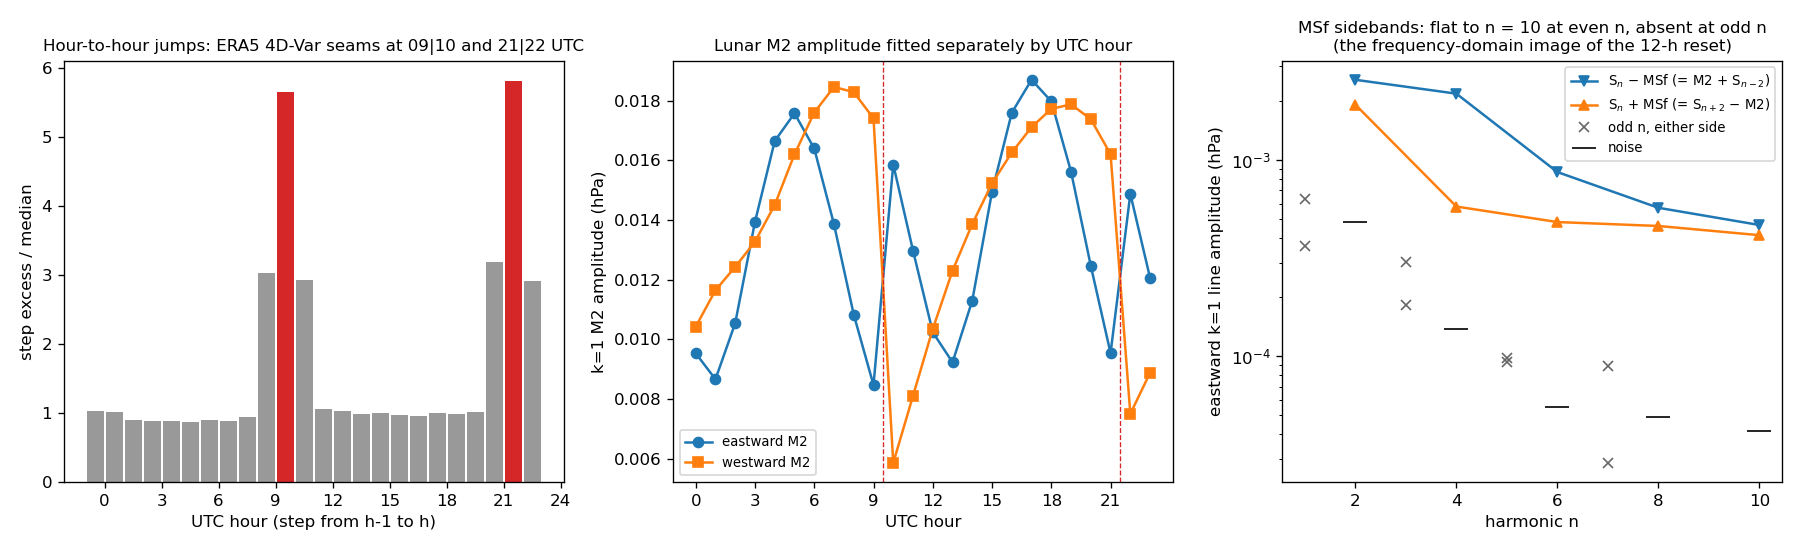

Source code (Python):
"""Are the even-harmonic lunar sidebands an ERA5 assimilation-window artifact?  (2026-10-26)
ERA5 runs 4D-Var in two 12-h windows, 09-21 and 21-09 UTC, and its forecast model has NO lunar gravitational forcing
(Sakazaki & Hamilton 2020, sec. 2a), so the lunar M2 tide enters only through the analysis increments.  Anything that
makes the analysed field depend on the position within the 12-h window multiplies the lunar signal by a 12-h periodic
function m(t): an eastward line A e^{-i w t} becomes sum_q B_q e^{-i (w + q) t}, q = 0, +/-2, +/-4 ... cpd, i.e. lines
at M2 + 2j = S_{2k} - MSf, and the westward M2 line becomes eastward lines at q - M2 = S_{2k} + MSf.  Only even
harmonics, and with a 14.77 d (MSf) spacing, not 13.66 d (Mf).

Tests, all on the eastward k=1 coefficient c(t) from wn1_spectrum.py (wn1_coef.npy, contiguous hourly):
  1. step excess by UTC hour: |d_h - (d_{h-1} + d_{h+1})/2| of the anomaly from the mean solar day; seams -> spikes
  2. M2 amplitude fitted separately at each UTC hour, eastward and westward: m(h)
  3. consistency check only: the Fourier coefficients B_q of the per-hour M2 amplitude reproduce the joint LS sideband
     amplitudes of sideband_test.py. This is an IDENTITY (splitting by hour of day and transforming over the 24 hours is
     the same as fitting the lines M2 + q), NOT an independent prediction. What is informative is the TIME-domain shape
     of m(h) in 2.: a 12-h sawtooth reset exactly at the 09|10 and 21|22 UTC seams is what puts sidebands out to n = 10.
Output  seam_test.png, seam_test.json"""
import json, os
import numpy as np
import matplotlib
matplotlib.use("Agg")
import matplotlib.pyplot as plt

HERE = os.path.dirname(os.path.abspath(__file__))
SR, HR = 1 / 27.321582, 1 / 365.242199
M2, MSF = 2 - 2 * SR + 2 * HR, 2 * SR - 2 * HR
D = np.load(os.path.join(HERE, "wn1_coef.npy")); t = D[:, 0]; c = D[:, 1] + 1j * D[:, 2]
assert (np.diff(t) == 1).all() and t[0] % 24 == 0, "needs a contiguous hourly record starting at 00 UTC"
hr = t.astype(int) % 24; td = (t - t[0]) / 24.0; c = c - c.mean()

# 1. step excess by UTC hour
day = np.array([c[hr == h].mean() for h in range(24)]); a = c - day[hr]; d = np.diff(a)
J = np.abs(d[1:-1] - 0.5 * (d[:-2] + d[2:])); into = hr[2:-1]
step = np.array([J[into == h].mean() for h in range(24)])              # step from hour h-1 into hour h

# 2. per-UTC-hour M2 amplitude (eastward: e^{-i w t}; westward: e^{+i w t}), both fitted together with the
#    neighbouring solar lines so the strong S2 does not leak in
def per_hour(sign):
    out = np.empty(24, complex)
    for h in range(24):
        m = hr == h; tt = td[m]
        X = np.column_stack([np.exp(sign * -2j * np.pi * M2 * tt), np.exp(sign * -2j * np.pi * (M2 - 2 * HR) * tt),
                             np.exp(sign * -2j * np.pi * (2 + 2 * HR) * tt), np.exp(sign * -2j * np.pi * (2 - 2 * HR) * tt), np.ones(m.sum())])
        out[h] = np.linalg.lstsq(X, c[m], rcond=None)[0][0]
    return out


aE, aW = per_hour(1), per_hour(-1)
hh = np.arange(24)
B = lambda a, q: np.mean(a * np.exp(2j * np.pi * q * hh / 24))       # a(h) = sum_q B_q e^{-i 2 pi q h/24}

S = json.load(open(os.path.join(HERE, "sideband_test.json")))["lines"]
rows = []
for k in range(1, 6):                                   # carriers S2..S10
    n = 2 * k
    lo_pred = 2 * abs(B(aE, n - 2))                      # eastward M2 shifted by q = n-2  ->  S_n - MSf
    up_pred = 2 * abs(B(aW, n + 2))                      # westward M2 at q - M2, q = n+2 ->  S_n + MSf
    lo, up = S[f"S{n}-MSf"], S[f"S{n}+MSf"]
    rows.append({"n": n, "lower_obs": lo["amp_hPa"], "lower_from_hourly": lo_pred, "lower_noise": lo["noise_hPa"],
                 "upper_obs": up["amp_hPa"], "upper_from_hourly": up_pred, "upper_noise": up["noise_hPa"]})
odd = [{"n": n, "lower_obs": S[f"S{n}-MSf"]["amp_hPa"], "lower_from_hourly": 2 * abs(B(aE, n - 2)),
        "upper_obs": S[f"S{n}+MSf"]["amp_hPa"], "upper_from_hourly": 2 * abs(B(aW, n + 2))} for n in (1, 3, 5, 7)]
print("step excess by UTC hour (x background):", " ".join(f"{h:02d}:{step[h] / np.median(step):.1f}" for h in range(24)))
print("eastward M2 |a(h)| hPa:", np.round(2 * np.abs(aE), 4)); print("westward M2 |a(h)| hPa:", np.round(2 * np.abs(aW), 4))
print("identity check (not a prediction): joint-LS sideband vs per-hour-fit Fourier coefficient")
print(" n   lower LS  hourly  (noise)  |  upper LS  hourly  (noise)")
for r in rows:
    print(f"{r['n']:2d}  {r['lower_obs']:.5f} {r['lower_from_hourly']:.5f} ({r['lower_noise']:.5f}) | {r['upper_obs']:.5f} {r['upper_from_hourly']:.5f} ({r['upper_noise']:.5f})")
print("odd n:")
for r in odd:
    print(f"{r['n']:2d}  {r['lower_obs']:.5f} {r['lower_from_hourly']:.5f} | {r['upper_obs']:.5f} {r['upper_from_hourly']:.5f}")
obs = np.array([[r["lower_obs"], r["upper_obs"]] for r in rows]).ravel(); pr = np.array([[r["lower_from_hourly"], r["upper_from_hourly"]] for r in rows]).ravel()
rlog = float(np.max(np.abs(obs / pr - 1))); print(f"identity holds to max relative difference {rlog:.1e}")
json.dump({"step_excess_by_hour": step.tolist(), "M2_east_amp_by_hour": (2 * np.abs(aE)).tolist(),
           "M2_west_amp_by_hour": (2 * np.abs(aW)).tolist(), "even": rows, "odd": odd, "identity_max_rel_diff": rlog},
          open(os.path.join(HERE, "seam_test.json"), "w"), indent=1)

fig, ax = plt.subplots(1, 3, figsize=(15, 4.6))
a0 = ax[0]; a0.bar(hh - 0.5, step / np.median(step), width=0.9, color=["C3" if h in (10, 22) else "0.6" for h in hh])
a0.set_xticks(range(0, 25, 3)); a0.set_xlabel("UTC hour (step from h-1 to h)"); a0.set_ylabel("step excess / median")
a0.set_title("Hour-to-hour jumps: ERA5 4D-Var seams at 09|10 and 21|22 UTC", fontsize=10)
a1 = ax[1]; a1.plot(hh, 2 * np.abs(aE), "o-", label="eastward M2"); a1.plot(hh, 2 * np.abs(aW), "s-", label="westward M2")
for x in (9.5, 21.5): a1.axvline(x, color="C3", lw=0.8, ls="--")
a1.set_xticks(range(0, 24, 3)); a1.set_xlabel("UTC hour"); a1.set_ylabel("k=1 M2 amplitude (hPa)"); a1.legend(fontsize=8)
a1.set_title("Lunar M2 amplitude fitted separately by UTC hour", fontsize=10)
a2 = ax[2]; nn = [r["n"] for r in rows]
a2.semilogy(nn, [r["lower_obs"] for r in rows], "v-", color="C0", label="S$_n$ $-$ MSf (= M2 + S$_{n-2}$)")
a2.semilogy(nn, [r["upper_obs"] for r in rows], "^-", color="C1", label="S$_n$ + MSf (= S$_{n+2}$ $-$ M2)")
a2.semilogy([r["n"] for r in odd], [r["lower_obs"] for r in odd], "x", color="0.4", label="odd n, either side")
a2.semilogy([r["n"] for r in odd], [r["upper_obs"] for r in odd], "x", color="0.4")
a2.semilogy(nn, [r["lower_noise"] for r in rows], "k_", ms=14, label="noise")
a2.set_xlabel("harmonic n"); a2.set_ylabel("eastward k=1 line amplitude (hPa)"); a2.legend(fontsize=8)
a2.set_title("MSf sidebands: flat to n = 10 at even n, absent at odd n\n(the frequency-domain image of the 12-h reset)", fontsize=10)
fig.tight_layout(); fig.savefig(os.path.join(HERE, "seam_test.png"), dpi=120); print("wrote seam_test.png")
